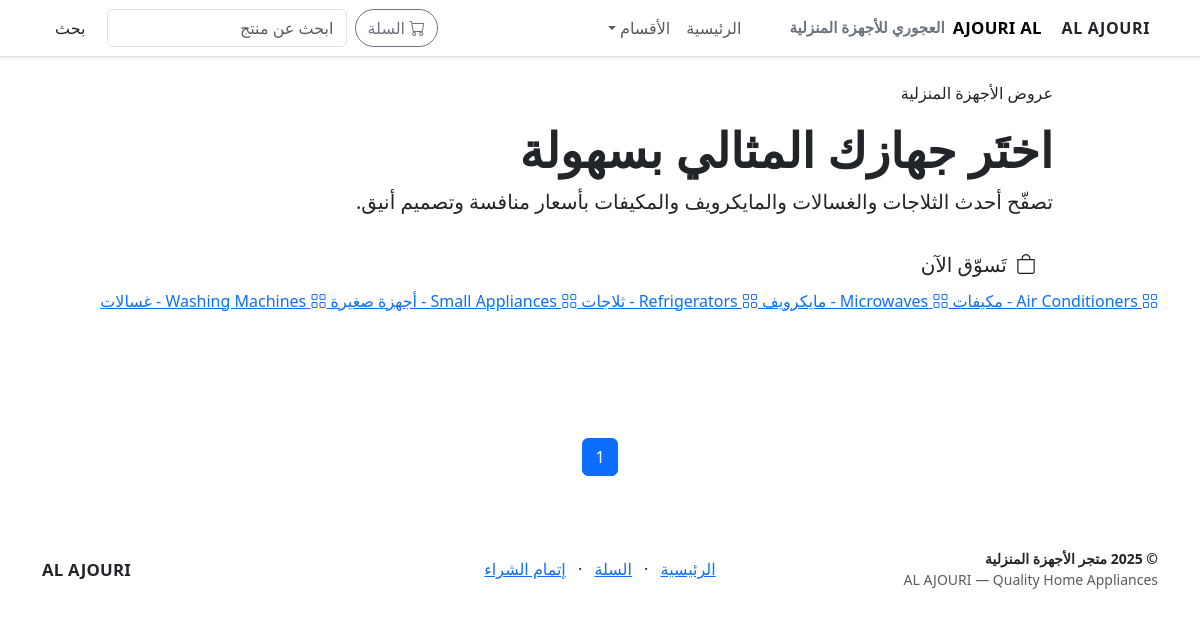
Screenshot of /index.php?cat=------ with the database file from the repository.
### tables this page shows
CREATE TABLE `categories` (
  `id` int(11) NOT NULL,
  `name` varchar(120) NOT NULL,
  `slug` varchar(150) NOT NULL,
  `created_at` timestamp NOT NULL DEFAULT current_timestamp()
);

### config.php (called while the page is built)
<?php
return [
  'db_host' => 'localhost',
  'db_name' => 'appliance',
  'db_user' => 'appliance',
  'db_pass' => 'Tvvcrtv1610@',
  'app_name' => 'متجر الأجهزة المنزلية',
  'base_url' => 'https://www.shneler.com/xx'
];

### includes/functions.php (called while the page is built, shortened)
<?php
$config = require __DIR__.'/../config.php';
function e($s){ return htmlspecialchars($s ?? '', ENT_QUOTES, 'UTF-8'); }

### public/index.php (the view, shortened to what this page needs)
<?php
include __DIR__.'/../includes/header.php';
$perPage=12; $page=max(1,(int)($_GET['page']??1)); $offset=($page-1)*$perPage; $params=[];
$sql='SELECT p.*, c.name AS category_name, c.slug AS category_slug FROM products p LEFT JOIN categories c ON c.id=p.category_id WHERE 1=1';
$cnt='SELECT COUNT(*) FROM products p LEFT JOIN categories c ON c.id=p.category_id WHERE 1=1';
if(!empty($_GET['cat'])){ $sql.=' AND c.slug=:slug'; $cnt.=' AND c.slug=:slug'; $params[':slug']=$_GET['cat']; }
$total=$pdo->prepare($cnt); foreach($params as $k=>$v){ $total->bindValue($k,$v); } $total->execute(); $totalRows=(int)$total->fetchColumn(); $totalPages=max(1,(int)ceil($totalRows/$perPage));
$base=rtrim($config['base_url'],'/');
?>
<section class="hero mb-5">
  <div class="container hero-content text-center text-lg-start">
    <div class="row align-items-center justify-content-center">
      <div class="col-lg-10 mx-auto">
        <span class="badge-soft d-inline-block mb-3">عروض الأجهزة المنزلية</span>
        <h1 class="display-5 fw-bold mb-2">اختَر جهازك المثالي بسهولة</h1>
        <p class="lead mb-4">تصفّح أحدث الثلاجات والغسالات والمايكرويف والمكيفات بأسعار منافسة وتصميم أنيق.</p>
        <a class="btn btn-brand btn-lg rounded-pill" href="#grid"><i class="bi bi-bag me-1"></i> تَسوّق الآن</a>
      </div>
    </div>
  </div>
  <div class="cat-wrap">
    <div class="cat-tray" id="catTray" dir="rtl">
      <?php foreach($cats as $c): ?>
        <a class="chip" href="<?= $base ?>/index.php?cat=<?= e($c['slug']) ?>">
          <i class="bi bi-grid"></i> <?= e($c['name']) ?>
        </a>
      <?php endforeach; ?>
    </div>
  </div>
  <svg class="hero-wave" viewBox="0 0 1440 90" xmlns="http://www.w3.org/2000/svg" aria-hidden="true">
    <path fill="#ffffff" d="M0,64L80,74.7C160,85,320,107,480,101.3C640,96,800,64,960,53.3C1120,43,1280,53,1360,58.7L1440,64L1440,0L0,0Z"></path>
  </svg>
</section>
<nav aria-label="pagination" class="mt-4">
  <ul class="pagination justify-content-center">
    <?php for($i=1;$i<=$totalPages;$i++): ?>
      <li class="page-item <?= $i==$page?'active':'' ?>">
        <a class="page-link" href="<?= $base ?>/index.php?<?= http_build_query(array_merge($_GET,['page'=>$i])) ?>"><?= $i ?></a>
      </li>
    <?php endfor; ?>
  </ul>
</nav>
<?php include __DIR__.'/../includes/footer.php'; ?>

### rows the page displays
categories: name "Air Conditioners - مكيفات"
categories: name "Microwaves - مايكرويف"
categories: name "Refrigerators - ثلاجات"
categories: name "Small Appliances - أجهزة صغيرة"
categories: name "Washing Machines - غسالات"

### other values shown
$config['app_name'] "متجر الأجهزة المنزلية"
